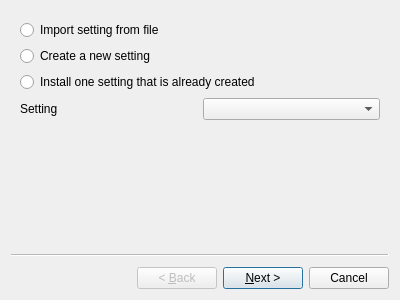
<?xml version="1.0" encoding="UTF-8"?>
<ui version="4.0">
 <class>SelectTaskWizard</class>
 <widget class="QWizard" name="SelectTaskWizard">
  <property name="geometry">
   <rect>
    <x>0</x>
    <y>0</y>
    <width>400</width>
    <height>300</height>
   </rect>
  </property>
  <property name="windowTitle">
   <string>Select an option</string>
  </property>
  <widget class="QWizardPage" name="wizardPage1">
   <layout class="QGridLayout" name="gridLayout">
    <item row="0" column="0">
     <widget class="QRadioButton" name="importRadioButton">
      <property name="text">
       <string>Import setting from file</string>
      </property>
     </widget>
    </item>
    <item row="1" column="0">
     <widget class="QRadioButton" name="createNewRadioButton">
      <property name="text">
       <string>Create a new setting</string>
      </property>
     </widget>
    </item>
    <item row="2" column="0">
     <widget class="QRadioButton" name="installRadioButton">
      <property name="text">
       <string>Install one setting that is already created</string>
      </property>
     </widget>
    </item>
    <item row="3" column="0">
     <layout class="QHBoxLayout" name="horizontalLayout">
      <item>
       <widget class="QLabel" name="label">
        <property name="text">
         <string>Setting</string>
        </property>
       </widget>
      </item>
      <item>
       <widget class="QComboBox" name="settingComboBox"/>
      </item>
     </layout>
    </item>
   </layout>
  </widget>
  <widget class="QWizardPage" name="wizardPage2"/>
 </widget>
 <resources/>
 <connections/>
</ui>
